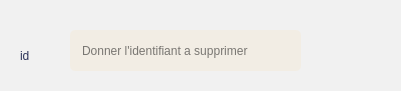
        <widget class="QGroupBox" name="groupBox_18">
         <property name="geometry">
          <rect>
           <x>760</x>
           <y>580</y>
           <width>401</width>
           <height>91</height>
          </rect>
         </property>
         <property name="styleSheet">
          <string notr="true">background-color: rgb(241, 241, 241);
border-radius: 10px black;
	border-radius: 10px  ;

</string>
         </property>
         <property name="title">
          <string/>
         </property>
         <widget class="QLineEdit" name="id_supp_3">
          <property name="geometry">
           <rect>
            <x>70</x>
            <y>30</y>
            <width>231</width>
            <height>41</height>
           </rect>
          </property>
          <property name="styleSheet">
           <string notr="true">QLineEdit{
	background-color: rgb(242, 237, 228);
    box-shadow: 2px 0.5px 5px 1px inset black;
    border-radius: 5px;
    width: 70%;
    padding-right: 10px;
    padding-left: 10px;
    text-align: left;
    color: #000;
    font-size:inherit;
    font-family: Arial, Helvetica, sans-serif;  
    font-weight:normal;
    font-variant:normal;
}
QLineEdit::hover{  color: black ;
background-color:orange;}
QLineEdit::focus{  color: black ;
background-color:white;}</string>
          </property>
          <property name="placeholderText">
           <string>Donner l'identifiant a supprimer</string>
          </property>
         </widget>
         <widget class="QPushButton" name="pb_supprimer">
          <property name="geometry">
           <rect>
            <x>320</x>
            <y>30</y>
            <width>51</width>
            <height>41</height>
           </rect>
          </property>
          <property name="styleSheet">
           <string notr="true">image: url(:/trash-2.svg);</string>
          </property>
          <property name="text">
           <string/>
          </property>
         </widget>
         <widget class="QLabel" name="label_27">
          <property name="geometry">
           <rect>
            <x>20</x>
            <y>40</y>
            <width>31</width>
            <height>31</height>
           </rect>
          </property>
          <property name="styleSheet">
           <string notr="true">font:  75 16pt &quot;Times New Roman&quot;;
color: rgb(44, 51, 89);</string>
          </property>
          <property name="text">
           <string>id</string>
          </property>
         </widget>
        </widget>
